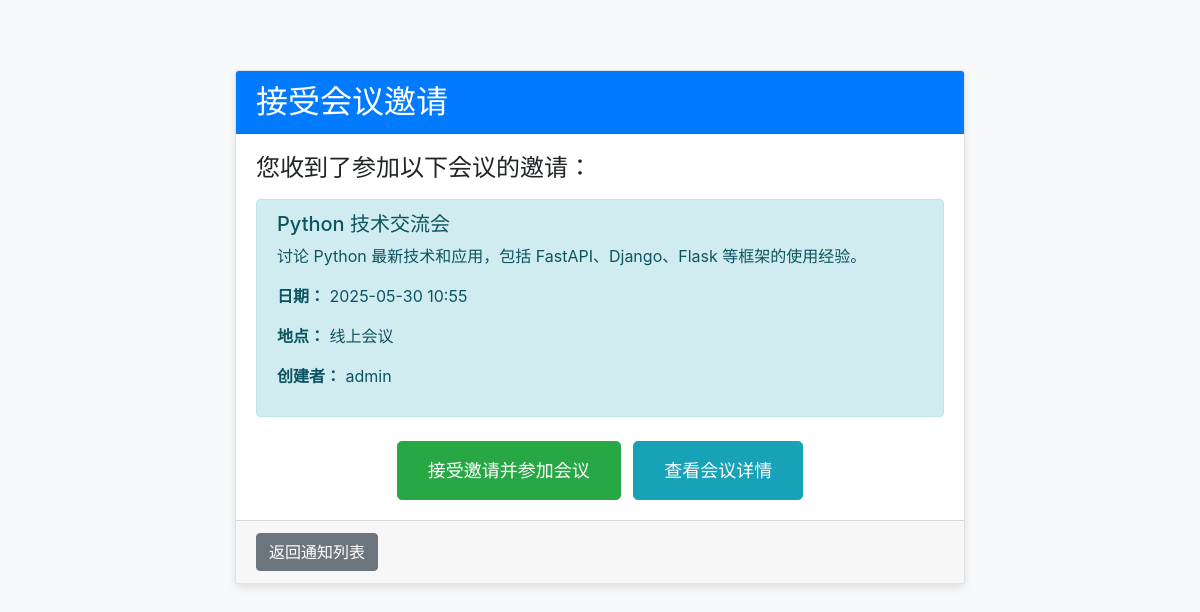
The page /api/registrations/accept-invitation/7 (signed in) on the database its author committed.
### app/database.py (models this page shows)
class Conference(Base):
    __tablename__ = "conferences"  # 数据库表名
    id = Column(Integer, primary_key=True, index=True)  # 会议ID，主键
    title = Column(String, index=True)  # 会议标题
    description = Column(Text)  # 会议描述
    date = Column(DateTime)  # 会议日期
    location = Column(String)  # 会议地点
    created_at = Column(DateTime, default=datetime.utcnow)  # 创建时间
    creator_id = Column(Integer, ForeignKey("users.id"))  # 创建者ID，外键
    creator = relationship("User", back_populates="conferences")  # 会议创建者
    agenda_items = relationship("AgendaItem", back_populates="conference", cascade="all, delete-orphan")  # 会议议程项
    registrations = relationship("Registration", back_populates="conference", cascade="all, delete-orphan")  # 会议参与者

class User(Base):
    __tablename__ = "users"  # 数据库表名
    id = Column(Integer, primary_key=True, index=True)  # 用户ID，主键
    username = Column(String, unique=True, index=True)  # 用户名，唯一
    email = Column(String, unique=True, index=True)  # 电子邮箱，唯一
    hashed_password = Column(String)  # 哈希后的密码
    is_admin = Column(Boolean, default=False)  # 是否为管理员
    created_at = Column(DateTime, default=datetime.utcnow)  # 创建时间
    conferences = relationship("Conference", back_populates="creator")  # 用户创建的会议
    registrations = relationship("Registration", back_populates="user")  # 用户参加的会议
    sent_friendships = relationship("Friendship", foreign_keys="Friendship.user_id", back_populates="user")  # 发起的好友关系
    received_friendships = relationship("Friendship", foreign_keys="Friendship.friend_id", back_populates="friend")  # 接收的好友关系
    notifications = relationship("Notification", foreign_keys="Notification.user_id", back_populates="user")  # 用户的通知

### app/routers/registrations.py (the view)
@router.get("/accept-invitation/{conference_id}", response_class=HTMLResponse)
async def accept_invitation(
    request: Request,
    conference_id: int,
    direct_accept: bool = False,
    db: Session = Depends(get_db),
):
    current_user = None
    token = request.cookies.get("access_token")
    if token and token.startswith("Bearer "):
        try:
            from app.dependencies import get_current_user
            current_user = await get_current_user(token.replace("Bearer ", ""), db)
        except:
            return RedirectResponse(url="/api/auth/login")
    else:
        return RedirectResponse(url="/api/auth/login")
    conference = conference_crud.get_conference(db, conference_id=conference_id)
    if not conference:
        raise HTTPException(status_code=404, detail="未找到会议")
    if not direct_accept:
        return templates.TemplateResponse(
            "direct_accept.html",
            {
                "request": request,
                "current_user": current_user,
                "conference": conference,
            },
        )
    registration = registration_crud.get_registration_by_user_and_conference(db, user_id=current_user.id, conference_id=conference_id)
    if registration:
        return RedirectResponse(url=f"/api/conferences/{conference_id}", status_code=status.HTTP_303_SEE_OTHER)
    registration = RegistrationCreate(conference_id=conference_id)
    registration_crud.create_registration(db, registration=registration, user_id=current_user.id)
    notification_crud.create_notification(
        db,
        user_id=current_user.id,
        type=NotificationType.MEETING_JOINED,
        content=f"您已成功加入会议 '{conference.title}'",
        related_id=conference_id
    )
    return RedirectResponse(url=f"/api/conferences/{conference_id}", status_code=status.HTTP_303_SEE_OTHER)

### app/templates/direct_accept.html (shortened to what this page needs)
<!DOCTYPE html>
<html>
<head>
    <link rel="stylesheet" href="https://cdn.jsdelivr.net/npm/bootstrap@4.6.0/dist/css/bootstrap.min.css">
</head>
<body>
    <div class="container">
        <div class="row justify-content-center">
            <div class="col-md-8">
                <div class="card">
                    <div class="card-header bg-primary text-white">
                        <h2 class="mb-0">接受会议邀请</h2>
                    </div>
                    <div class="card-body">
                        <h4>您收到了参加以下会议的邀请：</h4>
                        <div class="alert alert-info mt-3">
                            <h5>{{ conference.title }}</h5>
                            <p>{{ conference.description }}</p>
                            <p><strong>日期：</strong> {{ conference.date.strftime('%Y-%m-%d %H:%M') }}</p>
                            <p><strong>地点：</strong> {{ conference.location }}</p>
                            <p><strong>创建者：</strong> {{ conference.creator.username }}</p>
                        </div>
                        <div class="text-center mt-4">
                            <a href="/api/registrations/accept-invitation/{{ conference.id }}" class="btn btn-success btn-lg">
                                接受邀请并参加会议
                            </a>
                            <a href="/api/conferences/{{ conference.id }}" class="btn btn-info btn-lg ml-2">
                                查看会议详情
                            </a>
                        </div>
                    </div>
                    <div class="card-footer">
                        <a href="/api/notifications" class="btn btn-secondary">返回通知列表</a>
                    </div>
                </div>
            </div>
        </div>
    </div>
</body>
</html>

### app/templates/direct_accept.html (style rules this page uses)
body { padding: 20px; background-color: #f8f9fa; }
.card { margin-top: 50px; box-shadow: 0 4px 8px rgba(0,0,0,0.1); }
.btn-lg { padding: 15px 30px; font-size: 18px; }

### rows shown on the page
Conference: title "Python 技术交流会", description "讨论 Python 最新技术和应用，包括 FastAPI、Django、Flask 等框架的使用经验。", date "2025-05-30 10:55", location "线上会议"
User: creator.username "admin"
